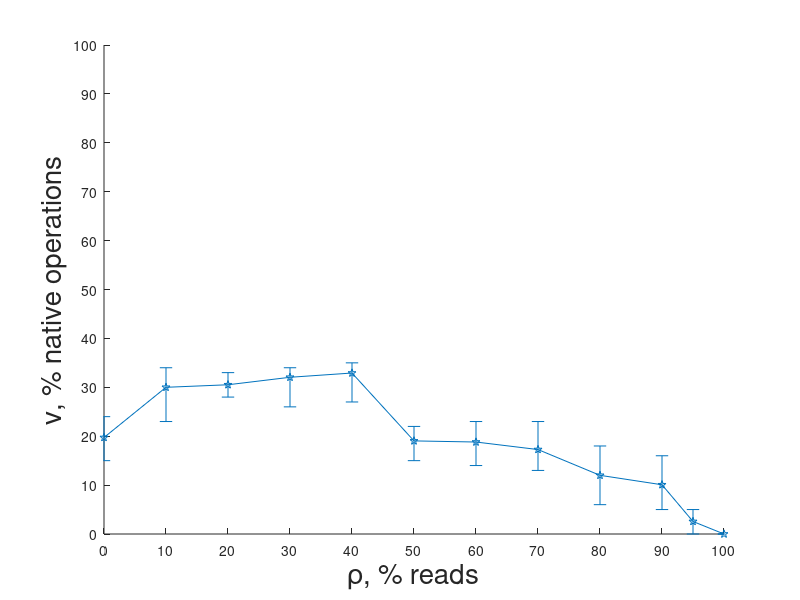

This figure's MATLAB source: (Note: this script raises an error after producing the figure.)
curve_u19 = load('equilibrium_u19.txt');

set(gca, 'xtick', [0:10:100]);
set(gca, 'ytick', [0:10:100]);
axis([0 100 0 100]);
hold;

xlabel('\rho, % reads');
h = get(gca, 'xlabel');
set(h, 'FontSize', 20);

ylabel('\nu, % native operations');
h = get(gca, 'ylabel');
set(h, 'FontSize', 20);

%title('Equilibrium Curve - the U20 Workload');
h = get(gca, 'title');
set(h, 'FontSize', 24);

errorbar(curve_u19(:,1), curve_u19(:,2), curve_u19(:,2)-curve_u19(:,3), curve_u19(:, 4)-curve_u19(:,2), '-p', 'LineWidth', 2, 'MarkerSize', 10, 'Color', 'blue');

text(30, 10, 'Omid dominates', 'FontSize', 20');
text(30, 65, 'Mediator dominates', 'FontSize', 20');

%legend('U_1 distribution', 'U_4 distribution', 'U_{20} distribution');
set(gca, 'FontSize', 18);
box on;

print -depsc equilibrium_curve_u19.eps


